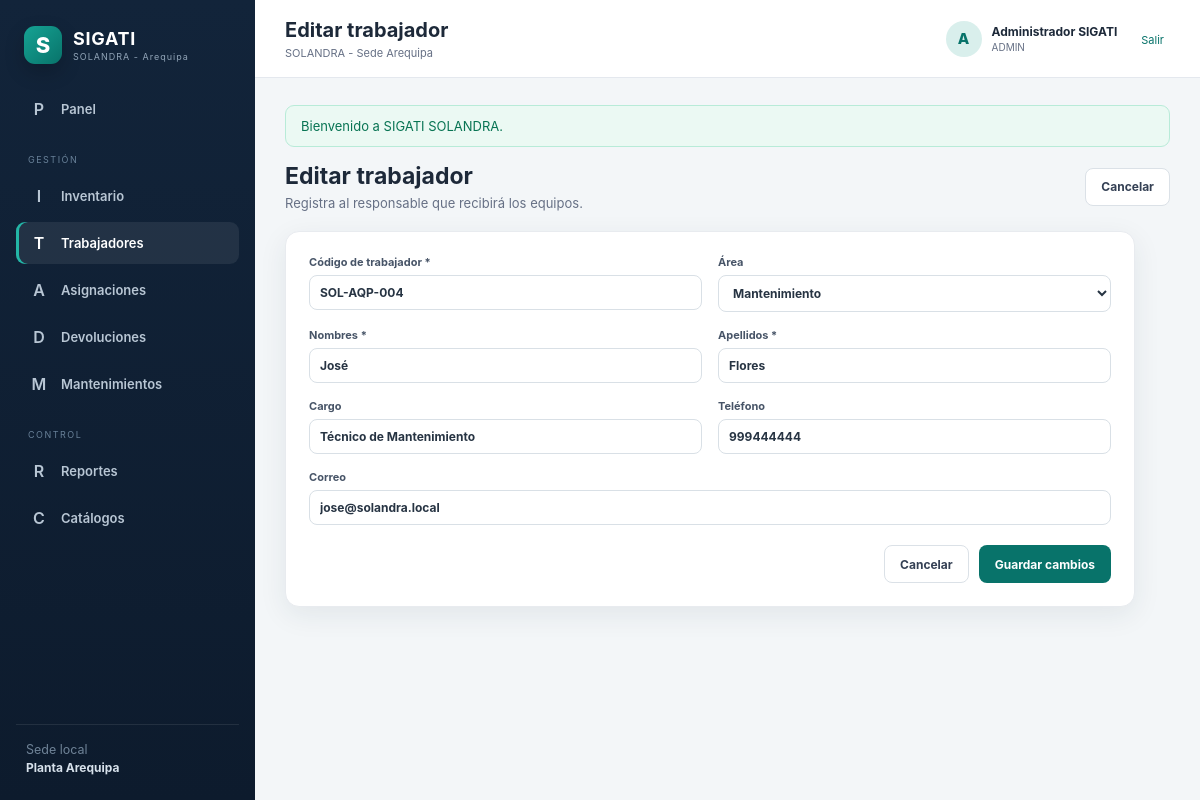
/sigati_solandra/public/trabajadores/4/editar (signed in), run on the app's committed database.
### tables this page shows
CREATE TABLE trabajadores (
  id INT UNSIGNED AUTO_INCREMENT PRIMARY KEY,
  codigo_trabajador VARCHAR(50) NOT NULL UNIQUE,
  nombres VARCHAR(100) NOT NULL,
  apellidos VARCHAR(100) NOT NULL,
  correo VARCHAR(150) NULL,
  telefono VARCHAR(30) NULL,
  cargo VARCHAR(120) NULL,
  area_id INT UNSIGNED NULL,
  activo TINYINT(1) NOT NULL DEFAULT 1,
  creado_en TIMESTAMP NOT NULL DEFAULT CURRENT_TIMESTAMP,
  actualizado_en TIMESTAMP NULL DEFAULT CURRENT_TIMESTAMP ON UPDATE CURRENT_TIMESTAMP,
  INDEX ix_employees_name (apellidos,nombres),
  CONSTRAINT fk_employees_area FOREIGN KEY (area_id) REFERENCES areas(id)
);

### app/Vistas/trabajadores.php (called while the page is built, shortened)
<?php
$modo = $modo ?? 'listado';
$areas = $areas ?? [];
$parciales = [
    'listado' => 'index',
    'formulario' => 'formulario',
];
$parcial = $parciales[$modo] ?? $parciales['listado'];
$rutaParcial = __DIR__.'/trabajadores/'.$parcial.'.php';
require $rutaParcial;

### app/Controladores/TrabajadorControlador.php (called while the page is built, shortened)
<?php
final class TrabajadorControlador extends Controlador
{
    private Trabajador $modelo;
    private Catalogo $catalogo;
    public function __construct()
    {
        $this->modelo = new Trabajador();
        $this->catalogo = new Catalogo();
    }
    public function editar(string $id): void
    {
        $trabajador = $this->modelo->buscar((int) $id);
        $this->vista('trabajadores', [
            'modo' => 'formulario',
            'titulo' => 'Editar trabajador',
            'registro' => $trabajador,
            'areas' => $this->catalogo->listar('areas'),
        ]);
    }
}

### public/index.php (called while the page is built, shortened)
<?php
$root = dirname(__DIR__);
require $root.'/app/Nucleo/nucleo.php';
require $root.'/app/Nucleo/ayudantes.php';
$router = new Router();
$router->get('/ingreso', [AutenticacionControlador::class, 'formularioIngreso']);
$router->post('/ingreso', [AutenticacionControlador::class, 'ingresar']);
$router->post('/salir', [AutenticacionControlador::class, 'salir']);
$router->get('/', [PanelControlador::class, 'inicio']);
$router->get('/activos', [ActivoControlador::class, 'listado']);
$router->get('/activos/crear', [ActivoControlador::class, 'crear']);
$router->post('/activos', [ActivoControlador::class, 'guardar']);
$router->get('/activos/importar', [ActivoControlador::class, 'formularioImportacion']);
$router->post('/activos/importar', [ActivoControlador::class, 'importarCsv']);
$router->get('/activos/{id}/editar', [ActivoControlador::class, 'editar']);
$router->post('/activos/{id}', [ActivoControlador::class, 'actualizar']);
$router->get('/activos/{id}/qr', [CodigoQrControlador::class, 'ver']);
$router->get('/activos/{id}', [ActivoControlador::class, 'ver']);
$router->get('/trabajadores', [TrabajadorControlador::class, 'listado']);
$router->get('/trabajadores/crear', [TrabajadorControlador::class, 'crear']);
$router->post('/trabajadores', [TrabajadorControlador::class, 'guardar']);
$router->get('/trabajadores/{id}/editar', [TrabajadorControlador::class, 'editar']);
$router->post('/trabajadores/{id}', [TrabajadorControlador::class, 'actualizar']);
$router->get('/asignaciones', [AsignacionControlador::class, 'listado']);
$router->get('/asignaciones/crear', [AsignacionControlador::class, 'crear']);
$router->post('/asignaciones', [AsignacionControlador::class, 'guardar']);
$router->get('/asignaciones/{id}/imprimir', [AsignacionControlador::class, 'imprimir']);
$router->get('/asignaciones/{id}/pdf', [AsignacionControlador::class, 'pdf']);
$router->get('/asignaciones/{id}', [AsignacionControlador::class, 'ver']);
$router->get('/devoluciones', [DevolucionControlador::class, 'listado']);
$router->get('/devoluciones/crear', [DevolucionControlador::class, 'crear']);
$router->post('/devoluciones', [DevolucionControlador::class, 'guardar']);
$router->get('/devoluciones/{id}/imprimir', [DevolucionControlador::class, 'imprimir']);
$router->get('/devoluciones/{id}/pdf', [DevolucionControlador::class, 'pdf']);
$router->get('/devoluciones/{id}', [DevolucionControlador::class, 'ver']);
$router->get('/mantenimientos', [MantenimientoControlador::class, 'listado']);
$router->get('/mantenimientos/crear', [MantenimientoControlador::class, 'crear']);
$router->post('/mantenimientos', [MantenimientoControlador::class, 'guardar']);
$router->post('/mantenimientos/{id}/cerrar', [MantenimientoControlador::class, 'cerrar']);
$router->get('/catalogos', [CatalogoControlador::class, 'listado']);
$router->post('/catalogos/{table}', [CatalogoControlador::class, 'guardar']);
$router->get('/reportes/inventario', [ReporteControlador::class, 'inventario']);
$router->get('/reportes/inventario/csv', [ReporteControlador::class, 'exportarCsv']);
$router->dispatch();

### app/Nucleo/ayudantes.php (called while the page is built, shortened)
<?php
function config(string $clave, mixed $default = null): mixed
{
    return Config::obtener($clave, $default);
}
function url(string $ruta = ''): string
{
    $base = rtrim((string) config('aplicacion.url_base'), '/');
    return $base.($ruta !== '' ? '/'.ltrim($ruta, '/') : '');
}
function e(mixed $valor): string
{
    return htmlspecialchars((string) $valor, ENT_QUOTES, 'UTF-8');
}
function old(string $clave, mixed $default = ''): mixed
{
    return $_SESSION['_old'][$clave] ?? $default;
}
function selected(mixed $actual, mixed $esperado): string
{
    return (string) $actual === (string) $esperado ? 'selected' : '';
}

### app/Modelos/ModeloBase.php (called while the page is built, shortened)
<?php
abstract class ModeloBase
{
    public function __construct()
    {
        $this->db = BD::pdo();
    }
}

### config/base_datos.php (called while the page is built)
<?php
return [
    'servidor' => getenv('DB_HOST') ?: '127.0.0.1',
    'puerto' => getenv('DB_PORT') ?: '3306',
    'nombre' => getenv('DB_DATABASE') ?: 'sigati_solandra',
    'usuario' => getenv('DB_USERNAME') ?: 'root',
    'clave' => getenv('DB_PASSWORD') ?: '',
    'codificacion' => getenv('DB_CHARSET') ?: 'utf8mb4',
];

### app/Modelos/Trabajador.php (called while the page is built, shortened)
<?php
final class Trabajador extends ModeloBase
{
    public function buscar(int $id): ?array
    {
        $consulta = $this->db->prepare('SELECT * FROM trabajadores WHERE id = ?');
        $consulta->execute([$id]);
        return $consulta->fetch() ?: null;
    }
}

### app/Modelos/Catalogo.php (called while the page is built, shortened)
<?php
final class Catalogo extends ModeloBase
{
    public function listar(string $tabla): array
    {
        return $this->db
            ->query("SELECT * FROM $tabla WHERE activo = 1 ORDER BY nombre")
            ->fetchAll();
    }
}

### app/Vistas/trabajadores/formulario.php (the view, shortened to what this page needs)
<?php $isEdit = !empty($registro); ?>
    <div class="page-actions">
        <div>
            <h2><?= $isEdit ? 'Editar trabajador' : 'Nuevo trabajador' ?></h2>
            <p>Registra al responsable que recibirá los equipos.</p>
        </div>
        <a class="btn btn-light" href="<?= url('trabajadores') ?>">Cancelar</a>
    </div>
    <form
        class="form-card compact-card"
        method="post"
        action="<?= $isEdit ? url('trabajadores/'.$registro['id']) : url('trabajadores') ?>"
    >
        <div class="form-grid cols-2">
            <label>
                Código de trabajador *
                <input
                    name="codigo_trabajador"
                    required
                    value="<?= e(old('codigo_trabajador', $registro['codigo_trabajador'] ?? '')) ?>"
                >
            </label>
            <label>
                Área
                <select name="area_id">
                    <?php foreach ($areas as $area): ?>
                        <option
                            value="<?= $area['id'] ?>"
                            <?= selected(old('area_id', $registro['area_id'] ?? ''), $area['id']) ?>
                        >
                            <?= e($area['nombre']) ?>
                        </option>
                    <?php endforeach; ?>
                </select>
            </label>
            <label>
                Nombres *
                <input name="nombres" required value="<?= e(old('nombres', $registro['nombres'] ?? '')) ?>">
            </label>
            <label>
                Apellidos *
                <input name="apellidos" required value="<?= e(old('apellidos', $registro['apellidos'] ?? '')) ?>">
            </label>
            <label>
                Cargo
                <input name="cargo" value="<?= e(old('cargo', $registro['cargo'] ?? '')) ?>">
            </label>
            <label>
                Teléfono
                <input name="telefono" value="<?= e(old('telefono', $registro['telefono'] ?? '')) ?>">
            </label>
            <label class="span-2">
                Correo
                <input type="email" name="correo" value="<?= e(old('correo', $registro['correo'] ?? '')) ?>">
            </label>
        </div>
        <div class="form-footer">
            <a class="btn btn-light" href="<?= url('trabajadores') ?>">Cancelar</a>
            <button class="btn btn-primary">
                <?= $isEdit ? 'Guardar cambios' : 'Registrar trabajador' ?>
            </button>
        </div>
    </form>

### app/Nucleo/nucleo.php (shortened to what this page needs)
<?php
final class Config
{
    private static array $datos = [];
    public static function obtener(string $clave, mixed $default = null): mixed
    {
        [$archivo, $registro] = array_pad(explode('.', $clave, 2), 2, null);
        if (!isset(self::$datos[$archivo])) {
            $ruta = dirname(__DIR__, 2).'/config/'.$archivo.'.php';
            self::$datos[$archivo] = require $ruta;
        }
        return $registro === null
            ? self::$datos[$archivo]
            : (self::$datos[$archivo][$registro] ?? $default);
    }
}
final class BD
{
    private static ?PDO $pdo = null;
    public static function pdo(): PDO
    {
        if (self::$pdo instanceof PDO) {
            return self::$pdo;
        }
        $config = Config::obtener('base_datos');
        $dsn = sprintf(
            'mysql:host=%s;port=%s;dbname=%s;charset=%s',
            $config['servidor'],
            $config['puerto'],
            $config['nombre'],
            $config['codificacion']
        );
        self::$pdo = new PDO($dsn, $config['usuario'], $config['clave'], [
            PDO::ATTR_ERRMODE => PDO::ERRMODE_EXCEPTION,
            PDO::ATTR_DEFAULT_FETCH_MODE => PDO::FETCH_ASSOC,
            PDO::ATTR_EMULATE_PREPARES => false,
        ]);
        return self::$pdo;
    }
}
final class Vista
{
    public static function renderizar(string $vista, array $datos = [], string $plantilla = 'plantilla'): void
    {
        $archivo = dirname(__DIR__).'/Vistas/'.$vista.'.php';
        extract($datos, EXTR_SKIP);
        require $archivo;
    }
}
abstract class Controlador
{
    protected function vista(string $vista, array $datos = [], string $plantilla = 'plantilla'): void
    {
        Vista::renderizar($vista, $datos, $plantilla);
    }
}
final class Router
{
    private array $rutas = [];
    public function get(string $ruta, array $manejador): void
    {
        $this->rutas[] = ['GET', $ruta, $manejador];
    }
    public function post(string $ruta, array $manejador): void
    {
        $this->rutas[] = ['POST', $ruta, $manejador];
    }
    public function dispatch(): void
    {
        $metodo = $_SERVER['REQUEST_METHOD'];
        $uri = parse_url($_SERVER['REQUEST_URI'], PHP_URL_PATH) ?: '/';
        $base = rtrim((string) Config::obtener('aplicacion.url_base'), '/');
        if ($base !== '' && str_starts_with($uri, $base)) {
            $uri = substr($uri, strlen($base));
        }
        $uri = '/'.trim($uri, '/');
        foreach ($this->rutas as [$metodoRuta, $ruta, $manejador]) {
            if ($metodoRuta !== $metodo) {
                continue;
            }
            $pattern = '#^'.preg_replace(
                '#\{[a-zA-Z_][a-zA-Z0-9_]*\}#',
                '([^/]+)',
                rtrim($ruta, '/')
            ).'/?$#';
            if (preg_match($pattern, $uri, $coincidencias)) {
                array_shift($coincidencias);
                [$clase, $accion] = $manejador;
                (new $clase())->$accion(...$coincidencias);
                return;
            }
        }
    }
}

### public/recursos/css/app.css (style rules this page uses)
:root { --primary: #08736a; --primary-dark: #075c56; --navy: #13243b; --ink: #1d2939; --muted: #667085; --line: #e4e8ee; --surface: #fff; --bg: #f3f6f8; --danger: #c93642; --warning: #e49a25; --success: #15946b; --radius: 14px; --shadow: 0 8px 28px rgba(28, 45, 70, 0.08); }
* { box-sizing: border-box; }
html { font-size: 15px; }
body { margin: 0; font-family: Inter, Segoe UI, Arial, sans-serif; color: var(--ink); background: var(--bg); }
a { color: inherit; }
button, input, select, textarea { font: inherit; }
.page-actions { display: flex; justify-content: space-between; gap: 20px; align-items: center; margin-bottom: 20px; }
.page-actions h2 { margin: 0 0 5px; font-size: 23px; }
.page-actions p { margin: 0; color: var(--muted); font-size: 13px; }
.btn { display: inline-flex; align-items: center; justify-content: center; min-height: 38px; padding: 9px 15px; border-radius: 8px; border: 1px solid transparent; text-decoration: none; font-weight: 700; font-size: 12px; cursor: pointer; transition: 0.15s; }
.btn-primary { background: var(--primary); color: white; }
.btn-light { background: white; border-color: #dbe1e7; color: #344054; }
.panel, .form-card { background: var(--surface); border: 1px solid #e8ebef; border-radius: var(--radius); box-shadow: var(--shadow); }
.field label, .form-card label, .full-label { display: flex; flex-direction: column; gap: 6px; font-size: 11px; color: #475467; font-weight: 700; }
.filter-panel input, .filter-panel select, .form-card input, .form-card select, .form-card textarea, .inline-form input, .inline-form select { width: 100%; border: 1px solid #d9e0e6; border-radius: 8px; background: white; padding: 9px 10px; outline: none; color: #273443; font-size: 12px; }
.form-card { padding: 23px; }
.compact-card { max-width: 850px; }
.form-grid { display: grid; gap: 16px; }
.cols-2 { grid-template-columns: repeat(2, 1fr); }
.span-2 { grid-column: span 2; }
.form-footer { display: flex; justify-content: flex-end; gap: 10px; margin-top: 20px; }

### data on the page
trabajadores: codigo_trabajador "SOL-AQP-004", nombres "José", apellidos "Flores", cargo "Técnico de Mantenimiento", telefono "999444444", correo "jose@solandra.local"

### other printed values
$flash['message'] "Bienvenido a SIGATI SOLANDRA."
form field area_id "Mantenimiento"
